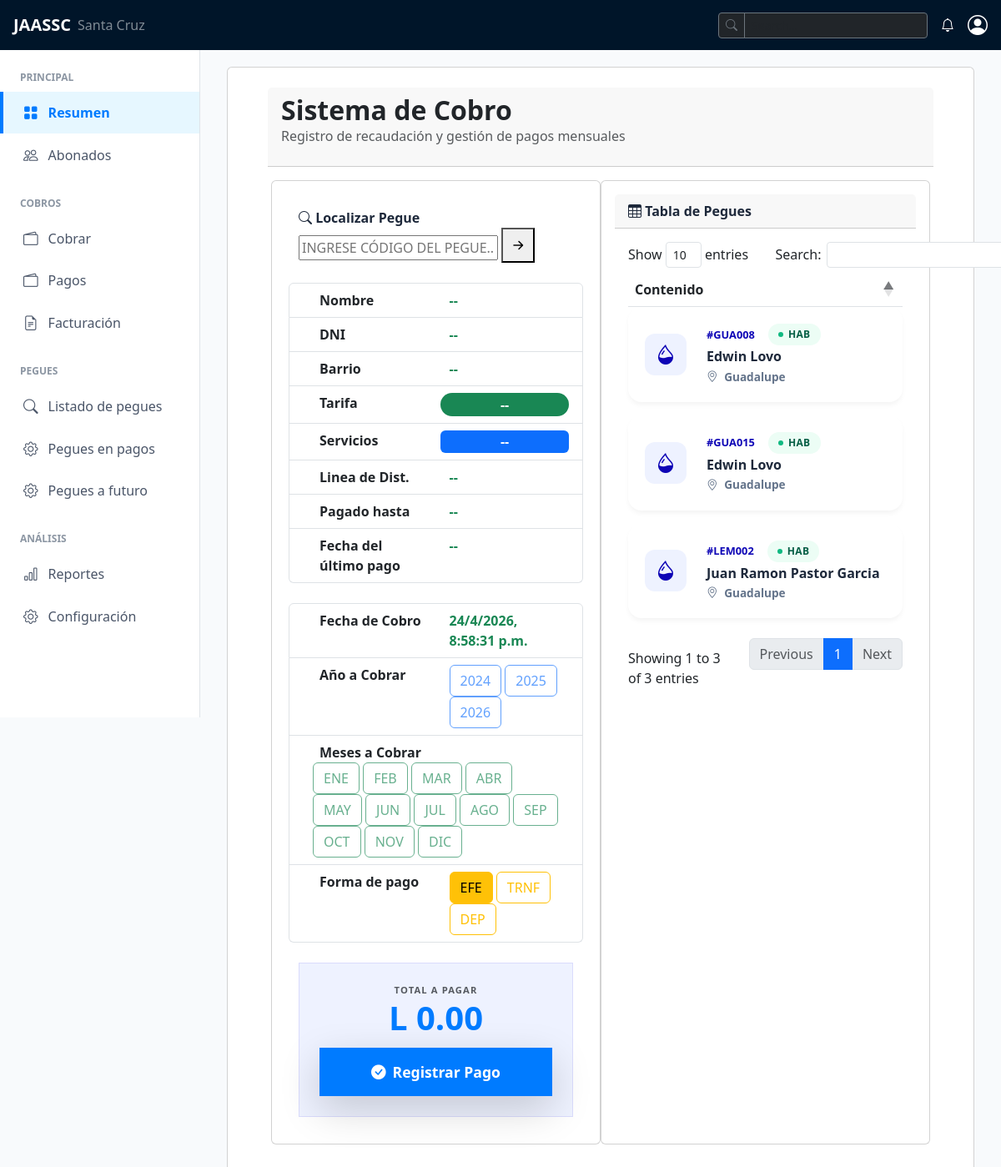
The app's page /cobros/, older data.
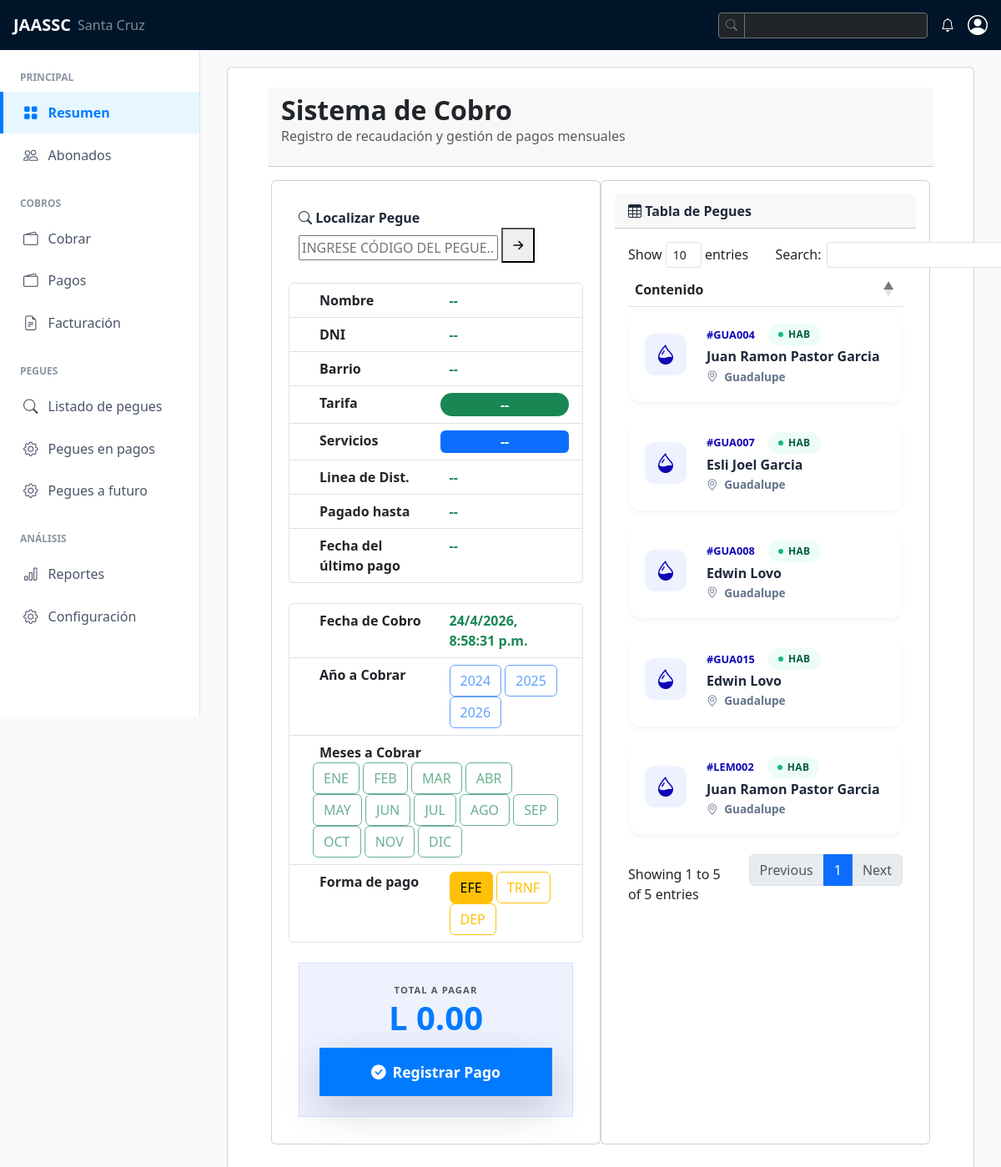
The same page, newer data.
### pegues/models.py (models this page shows, shortened)
class Pegue(models.Model):
    codigo_pegue = models.CharField(max_length=6, unique=True, validators=[
            RegexValidator(
                regex=r'^[A-Z0-9]*$',
                message='Solo se permiten letras mayúsculas y números.',
                code='invalid_uppercase'
            )
        ])
    abonado = models.ForeignKey(Abonado, on_delete=models.CASCADE, related_name="pegues")
    barrio = models.ForeignKey(Barrio, on_delete=models.PROTECT, related_name="abonados")
    linea_distribucion = models.ForeignKey(LineaDistribucion,on_delete=models.PROTECT, related_name="abonados", blank=True, null=True)
    estado = models.CharField(choices=[('HAB', 'Habilitada'), ('INH', 'Inhabilitada'), ('CRT', 'Cortada')], max_length=10, default='HAB')
    tipo = models.CharField(choices=[('VIV', 'Vivienda'), ('COR', 'Corral'), ('SOL', 'Solar'), ('COM', 'Comercio')], max_length=10, default='VIV')
    servicios = models.ManyToManyField(Servicio, related_name="abonados")
    fecha_instalacion = models.DateField(auto_now_add=True)

### abonados/models.py (models this page shows, shortened)
class Abonado(models.Model):
    nombre = models.CharField(max_length=100)
    dni = models.CharField(max_length=13, unique=True, blank=True, null=True, default="")
    telefono = models.CharField(max_length=8, blank=True, null=True)

### barrios/models.py (models this page shows, shortened)
class Barrio(models.Model):
    nombre = models.CharField(max_length=100, unique=True)
    descripcion = models.TextField(blank=True, null=True)
    class Meta:
        ordering = ["nombre"]

### cobros/views.py (the view)
# urls.py: path("", views.cobro, name="cobro"),
def cobro(request):
    pegues = Pegue.objects.all().select_related('abonado').filter(estado='HAB')
    anios = [2024, 2025, 2026]
    print(meses)
    return render(request, "cobro.html", {"anios": anios, "meses": meses, "pegues": pegues})

### cobros/templates/cobro.html (shortened to what the changed rows need)
{% extends "index.html" %}
{% block content %}
<div class="container card py-4 p-5">
    <div class=" card-header d-flex flex-column flex-md-row justify-content-between align-items-md-center">
        <div>
            <h2 class="fw-bold text-dark m-0">Sistema de Cobro</h2>
        </div>
    </div>
    <div class="card-body row p-3">
        <div class="card col p-3">
            <div class="card-body">
                  <div class="">
                      <div class="" style="top: 20px;">
                        <form id="envioDatos" action="{% url 'cobros:registrar_pago' %}" method="POST">
                            <ul class="list-group ">
                                <li class=" row list-group-item d-flex justify-content-between align-items-start">
                                    <div class="col">
                                        {% for anio in anios %}
                                            <label class="btn btn-outline-primary text-xs" for="anio_{{anio}}">{{anio}}</label>
                                        {% endfor %}
                                    </div>
                                </li>
                                <li class=" row list-group-item d-flex justify-content-between align-items-start">
                                    <div >
                                        {% for numero, abreviatura in meses %}
                                            <label class="btn btn-outline-success" for="mes_{{numero}}">{{abreviatura}}</label>
                                        {% endfor %}
                                    </div>
                                </li>
                            </ul>
                        </form>
                    </div>
                </div>
            </div>
        </div>
        <div class="card col p-3">
            <div class=" card-header abonado-title">
                <i class="bi bi-table"></i> Tabla de Pegues
            </div>
            <div class=" card-body">
                <table id="dataTable" class="table">
                    <thead>
                        <tr>
                            <th>Contenido</th>
                        </tr>
                    </thead>
                    <tbody>
                        {% for pegue in pegues %}
                        <tr>
                            <td class="p-0 border-0 pegue-code link_abonado" id="{{pegue.codigo_pegue }}">
                                <div class="pegue-card">
                                    <div class="d-flex align-items-center flex-grow-1">
                                        <div class="icon-box d-none d-lg-flex me-4 align-items-center justify-content-center"
                                            style="min-width: 50px; height: 50px; background: var(--primary-soft); border-radius: 12px; color: var(--primary);">
                                            <i class="bi bi-droplet-half fs-4"></i>
                                        </div>
                                        <div class="text-start">
                                            <div class="d-flex align-items-center gap-3 mb-1">
                                                <span class="pegue-code">#{{ pegue.codigo_pegue }}</span>
                                                <div
                                                    class="status-badge {% if pegue.estado == 'Activo' or pegue.estado == 'HAB' %}status-hab{% else %}status-no-hab{% endif %}">
                                                    <span class="dot"></span> {{ pegue.estado }}
                                                </div>
                                            </div>
                                            <h5 class="abonado-title">{{ pegue.abonado.nombre | truncatechars:25 }}</h5>
                                            <div class="meta-info mt-1">
                                                <i class="bi bi-geo-alt me-1"></i> {{ pegue.barrio.nombre }}
                                            </div>
                                        </div>
                                    </div>
                                </div>
                            </td>
                        </tr>
                        {% endfor %}
                    </tbody>
                </table>
            </div>
        </div>
    </div>
</div>
{% endblock %}

Row changes from the older to the newer data that the page shows:
now on this page (row edited): Pegue: codigo_pegue "GUA004", estado "HAB", abonado.nombre "Juan Ramon Pastor Garcia", barrio.nombre "Guadalupe"
added Pegue: codigo_pegue "GUA007", estado "HAB", abonado.nombre "Esli Joel Garcia", barrio.nombre "Guadalupe"
Text that changed along with them:
text written by a page script: "Show entries Search: Showing 1 to 3 of 3 entries Previous 1 Next" → "Show entries Search: Showing 1 to 5 of 5 entries Previous 1 Next"
